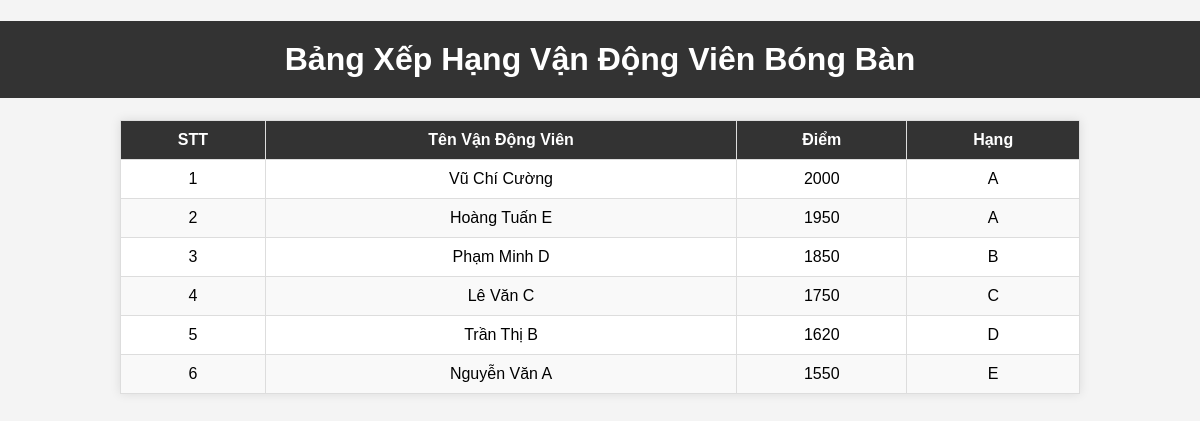
The page / on the database its author committed.
### tables this page shows
CREATE TABLE players (
        id INTEGER PRIMARY KEY AUTOINCREMENT,
        name TEXT UNIQUE,
        score INTEGER,
        rank TEXT
    );

### app.py (the view)
@app.route('/')
def index():
    players = get_players()
    return render_template('index.html', players=players)

### app.py (called while the page is built)
def get_players():
    conn = sqlite3.connect("players.db")
    cursor = conn.cursor()
    cursor.execute("SELECT name, score, rank FROM players ORDER BY score DESC")
    players = cursor.fetchall()
    conn.close()
    return players

### templates/index.html (shortened to what this page needs)
<!DOCTYPE html>
<html lang="vi">
<head>
</head>
<body>
    <h1>Bảng Xếp Hạng Vận Động Viên Bóng Bàn</h1>
    <table>
        <thead>
            <tr>
                <th>STT</th>
                <th>Tên Vận Động Viên</th>
                <th>Điểm</th>
                <th>Hạng</th>
            </tr>
        </thead>
        <tbody>
            {% for player in players %}
            <tr>
                <td>{{ loop.index }}</td>
                <td>{{ player[0] }}</td>
                <td>{{ player[1] }}</td>
                <td>{{ player[2] }}</td>
            </tr>
            {% endfor %}
        </tbody>
    </table>
</body>
</html>

### templates/index.html (style rules this page uses)
body { font-family: Arial, sans-serif; background-color: #f4f4f4; text-align: center; margin: 0; padding: 0; }
h1 { background-color: #333; color: white; padding: 20px; }
table { width: 80%; margin: 20px auto; border-collapse: collapse; background: white; box-shadow: 0px 0px 10px rgba(0, 0, 0, 0.1); }
th, td { padding: 10px; border: 1px solid #ddd; }
th { background-color: #333; color: white; }
tr:nth-child(even) { background-color: #f9f9f9; }

### rows shown on the page
players: name "Vũ Chí Cường", score "2000", rank "A"
players: name "Hoàng Tuấn E", score "1950", rank "A"
players: name "Phạm Minh D", score "1850", rank "B"
players: name "Lê Văn C", score "1750", rank "C"
players: name "Trần Thị B", score "1620", rank "D"
players: name "Nguyễn Văn A", score "1550", rank "E"
